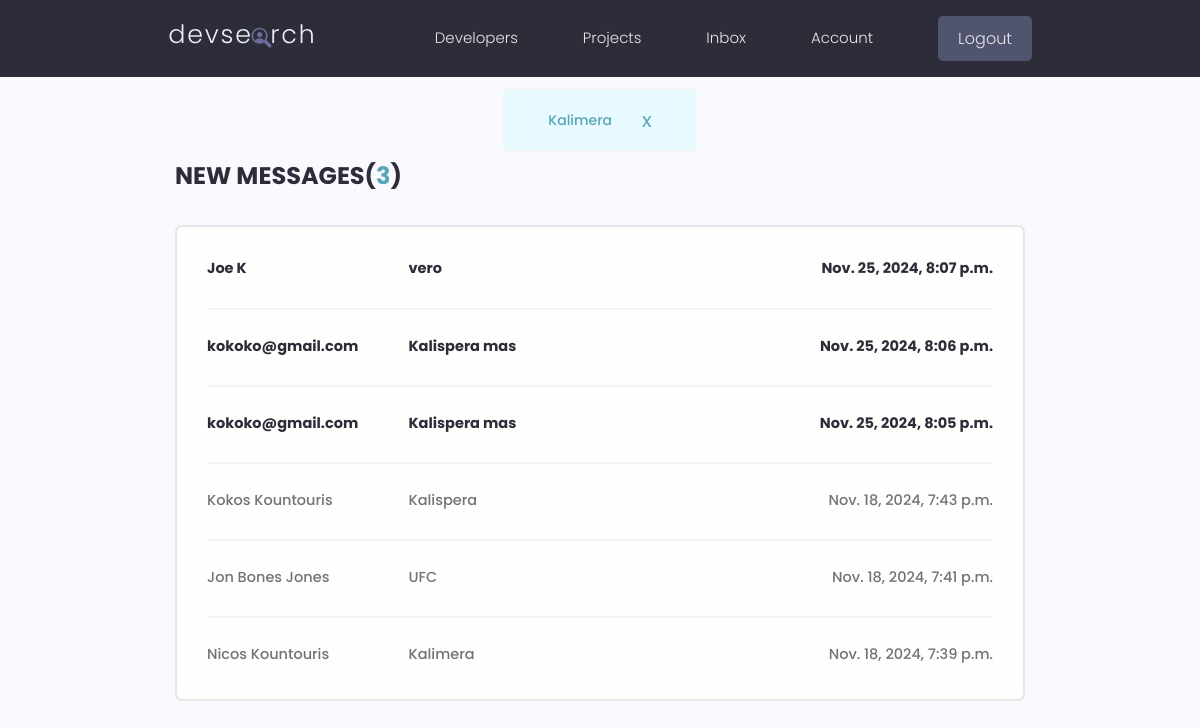
The page /inbox/ (signed in) on the database its author committed.
### users/models.py (models this page shows)
class Message(models.Model):
    sender = models.ForeignKey(Profile, on_delete=models.SET_NULL, null=True, blank=True)
    recepient = models.ForeignKey(Profile, on_delete=models.SET_NULL, null=True, blank=True, related_name="messages") # we set this to messages so that it would know which is what
    name = models.CharField(max_length=200, null=True, blank=True)
    email = models.CharField(max_length=200, null=True, blank=True)
    subject = models.CharField(max_length=200, null=True, blank=True)
    body = models.TextField()
    is_read = models.BooleanField(default=False, null=True)
    created = models.DateTimeField(auto_now_add = True)
    id = models.UUIDField(default = uuid.uuid4, unique = True,
                          primary_key = True, editable = False)
    def __str__(self):
        return str(self.subject)
    class Meta:
        ordering = ['is_read', '-created'] #false values will be at the top, then by the created value

### users/views.py (the view)
# urls.py: path('inbox/', views.inbox, name="inbox"),
@login_required(login_url='login')
def inbox(request):
    profile = request.user.profile # Associate skill with particular owner
    messagesRequests = profile.messages.all()
    unreadCount = messagesRequests.filter(is_read=False).count()
    context = {'messages': messagesRequests, 'unreadCount': unreadCount}
    return render(request, 'users/inbox.html', context)

### users/templates/users/inbox.html
{% extends 'main.html' %}
{% block content %}
  <main class="inbox my-xl">
    <div class="content-box">
      <h3 class="inbox__title">New Messages(<span>{{unreadCount}}</span>)</h3>
      <ul class="messages">
        {% for message in messages %}
        {% if message.is_read == False %}
        <li class="message message--unread">
        {% else %}
        <li class="message">
        {% endif %}
          <a href="{% url 'message' message.id %}">
            <span class="message__author">{{message.name}}</span>
            <span class="message__subject">{{message.subject}}</span>
            <span class="message__date">{{message.created}}</span>
          </a>
        </li>
        {% endfor %}
      </ul>
    </div>
  </main>
{% endblock %}

### templates/main.html (shortened to what this page needs)
<!DOCTYPE html>
{% load static %}
<html lang="en">
<head>
    <link rel="stylesheet" href="https://cdnjs.cloudflare.com/ajax/libs/font-awesome/4.7.0/css/font-awesome.min.css">
    <link rel="stylesheet" href="https://cdn.iconmonstr.com/1.3.0/css/iconmonstr-iconic-font.min.css" />
    <link rel="stylesheet" href="{% static 'uikit/styles/uikit.css' %}" />
    <link rel="stylesheet" href="{% static 'styles/app.css' %}" />
</head>
<body>
    {% include 'navbar.html' %}
    {% if messages %}
        {% for message in messages %}
            <div class="alert alert--{{message.tags}}"">
                <p class="alert__message">{{message}}</p>
            <button class="alert__close">x</button>
          </div>
        {% endfor %}
    {% endif %}
    {% block content %}
    {% endblock content %}
</body>
</html>

### static/styles/app.css (style rules this page uses)
:root { --color-sub: #2d2d39; }
.content-box { width: 95%; max-width: 85rem; margin: 0 auto; }
.inbox { height: 90vh; }
.inbox__title, .inbox__title span { font-size: 2.4rem; font-weight: 700; color: var(--color-sub); text-transform: uppercase; text-align: left; margin-bottom: 3rem; }
.inbox__title span { color: var(--color-main); }
.messages { list-style: none; background: var(--color-white); padding: 0.5rem 3rem; border: 2px solid var(--color-light); border-radius: 0.7rem; }
.message { padding: 2.5rem 0; }
.message > a span { font-size: 1.45rem; font-weight: 500; }
.message.message--unread a span { font-weight: 700; color: var(--color-sub); }
.message:not(:last-child) { border-bottom: 2px solid var(--color-white-light); }
.message > a { display: flex; gap: 1rem; }
.message__author, .message__date { flex-basis: 25%; }
.message__subject { flex-basis: 50%; }
.message__date { text-align: right; }
.alert { position: fixed; left: 50%; top: 120px; transform: translate(-50%, -50%); z-index: 99999; }

### static/uikit/styles/modules/_variables.css (style rules this page uses)
:root { --color-main: #5aa5b9; --color-main-light: #e6faff; --color-sub: #3f4156; --color-sub-light: #51546e; --color-sub-lighter: #ededfd; --color-text: #737373; --color-gray: #8b8b8b; --color-light: #e5e7eb; --color-light-gray: #767676; --color-bg: #f8fafd; --color-white: #fffefd; --color-white-light: #f3f3f3; --color-success: #359e64; --color-success-bg: #def8e8; --color-error: #fc4b0b; --color-error-bg: #fff2ee; --font-base: 'Poppins', arial, helvetica, 'Segoe UI', roboto, ubuntu, sans-serif; --font-monospace: 'Fira Code', 'Courier New', courier, monospace; --font-regular: 300; --font-medium: 500; --font-bold: 700; --generic-shadow: 1px 1px 5px #00000010; --generic-transition: all 0.3s ease-in-out; }

### static/uikit/styles/modules/_base.css (style rules this page uses)
* { margin: 0; padding: 0; box-sizing: border-box; text-rendering: optimizeLegibility; color: inherit; font-size: inherit; }
html { font-size: 50%; }
@media only screen and (min-width: 480px) { html { font-size: 56.25%; } }
@media only screen and (min-width: 1200px) { html { font-size: 62.5%; } }
body { line-height: 1.6; font-weight: 400; font-size: 1.5rem; color: var(--color-text); background-color: var(--color-bg); min-height: 100vh; }

### static/uikit/styles/modules/_typography.css (style rules this page uses)
* { font-family: var(--font-base); }
h3 { font-size: 3.2rem; font-weight: var(--font-medium); }
p, span, strong { font-size: 1.6rem; color: var(--color-text); font-weight: var(--font-regular); }
a { padding-bottom: 2px; text-decoration: none; display: inline-block; color: var(--color-main); font-weight: var(--font-medium); }

### static/uikit/styles/modules/_utilities.css (style rules this page uses)
.my-xl { margin: 8rem auto; }

### static/uikit/styles/modules/_alert.css (style rules this page uses)
.alert { display: inline-flex; gap: 3rem; justify-content: space-between; align-items: center; padding: 1.5rem 2.5rem; border-radius: 3px; border: 1px solid var(--color-white-light); margin-bottom: 1rem; margin-right: 1rem; }
.alert, .alert > .alert__message { background-color: var(--color-main-light); color: var(--color-main); font-size: 1.4rem; font-weight: var(--font-medium); }
.alert > .alert__close { background: transparent; cursor: pointer; border: none; outline: transparent; font-size: 2rem; transition: var(--generic-transition); }

### rows shown on the page
Message: subject "Kalimera", name "Nicos Kountouris", created "Nov. 18, 2024, 7:39 p.m."
Message: name "Joe K", subject "vero", created "Nov. 25, 2024, 8:07 p.m."
Message: name "kokoko@gmail.com", subject "Kalispera mas", created "Nov. 25, 2024, 8:06 p.m."
Message: name "kokoko@gmail.com", subject "Kalispera mas", created "Nov. 25, 2024, 8:05 p.m."
Message: name "Kokos Kountouris", subject "Kalispera", created "Nov. 18, 2024, 7:43 p.m."
Message: name "Jon Bones Jones", subject "UFC", created "Nov. 18, 2024, 7:41 p.m."

### other values the page prints
{{ unreadCount }} "3"
